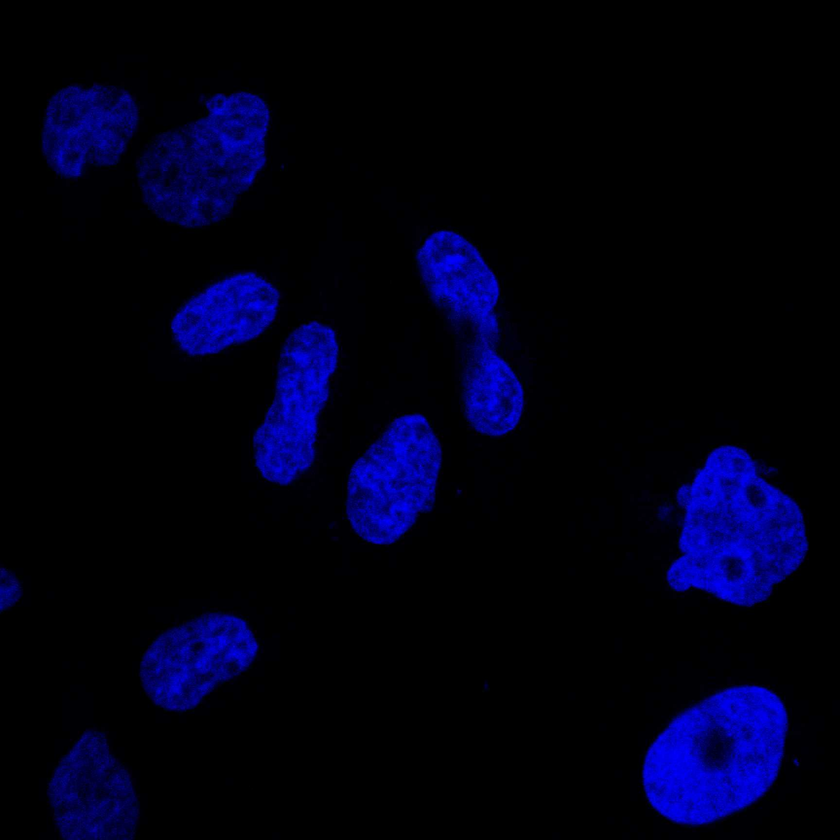
%> input picture HPA_data/IF/HPAdata/57_F11_1_blue.png, 840 x 840 px, shrunk from 1728 x 1728 before the run
$ octave --eval "result = fgseeds(rgb2gray(imread('../../../../../../../../HPA_data/IF/HPAdata/57_F11_1_blue.png')));"   (GNU Octave 9; MATLAB toolbox functions it lacks are replaced by stand-ins)
%> lines starting %> are read from the running program, lines starting %| are printed output that depends on the picture; in (x1, y1, x2, y2) boxes, pixels count from 0 and x2, y2 are one past the last pixel; in counts of white or black regions, pixels touching at a corner belong together; the program's own positions count from 1
function seeds = fgseeds( I, PIXSIZE, DISKSIZE, HLEVELS, NUCSIZE,ARRATIO)
% SEEDS = FGSEEDS( I, PIXSIZE, DISKSIZE, HLEVELS, NUCSIZE)
%
% Inputs: I = the nucleus image
%         PIXSIZE = the number of microns per pixels (default 0.125)
%         DISKSIZE = the diameter in microns if the blurring kernel
%            (default 2)
%         HLEVELS = the local threshold tolerance (default 27)
%         NUCSIZE = range of acceptable nuclei sizes (default [10 40])
%
% Output: SEEDS = the seed image, to be used with getvoronoi.m or
%            seededwatershed.m
%
% Justin Newberg
%   for Murphy Lab
%

% Copyright (C) 2008  Murphy Lab
% Carnegie Mellon University
%
% This program is free software; you can redistribute it and/or modify
% it under the terms of the GNU General Public License as published
% by the Free Software Foundation; either version 2 of the License,
% or (at your option) any later version.
%
% This program is distributed in the hope that it will be useful, but
% WITHOUT ANY WARRANTY; without even the implied warranty of
% MERCHANTABILITY or FITNESS FOR A PARTICULAR PURPOSE.  See the GNU
% General Public License for more details.
%
% You should have received a copy of the GNU General Public License
% along with this program; if not, write to the Free Software
% Foundation, Inc., 51 Franklin Street, Fifth Floor, Boston, MA
% 02110-1301, USA.
%
% For additional information visit http://murphylab.web.cmu.edu or
% send email to murphy@cmu.edu

if ~exist( 'PIXSIZE','var')
    PIXSIZE = 0.125;
end
if ~exist( 'HLEVELS','var')
    HLEVELS = 27;
end
if ~exist( 'DISKSIZE','var')
    DISKSIZE = 2;
end
if ~exist( 'NUCSIZE','var')
    NUCSIZE = [10 40];
end
if ~exist('ARRATIO','var')
    ARRATIO = 0.95;
end

minnucsize = NUCSIZE(1);
maxnucsize = NUCSIZE(2);


f = fspecial('disk',DISKSIZE/PIXSIZE/2);
g = imfilter( I, f, 'replicate');
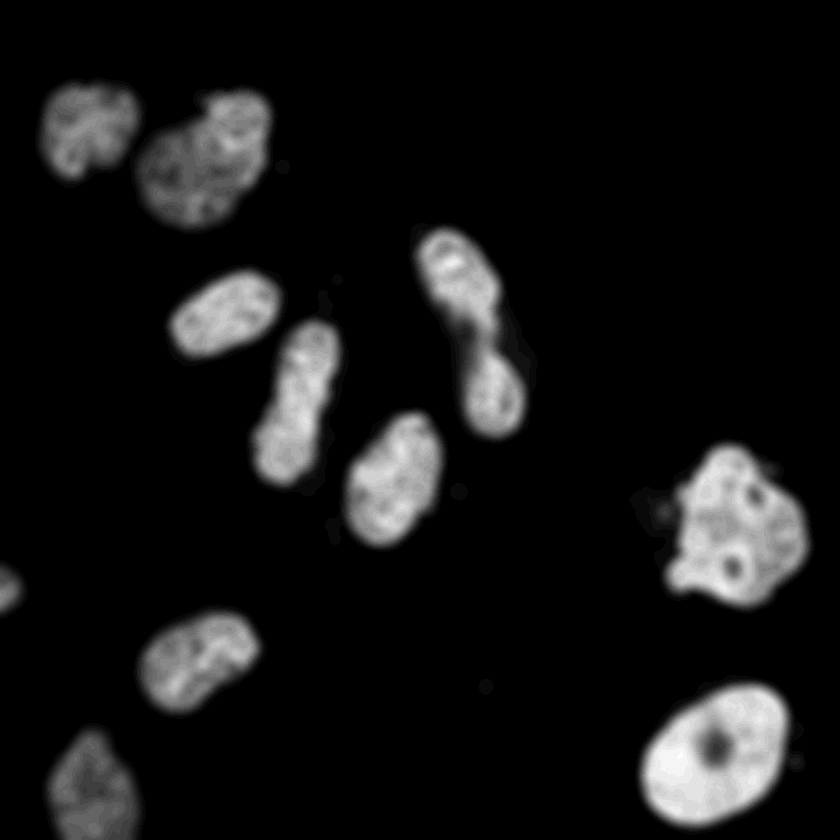
%> g: size 840x840 uint8; min 0, max 28, mean 2.4; drawn with min black and max white

% seeds = ~imextendedmin(g, HLEVELS);
seeds = imextendedmax(g, HLEVELS);
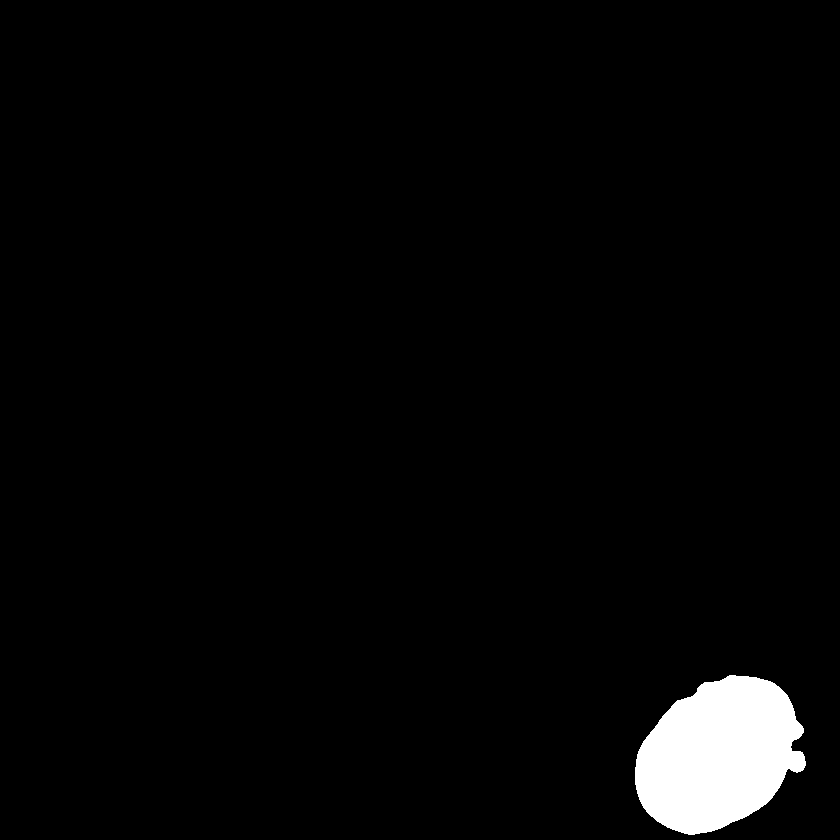
%> seeds: size 840x840 logical; 2.8% white; 1 white region, box (x1, y1, x2, y2) and area: (635, 675, 806, 835) 19494
seeds = imfill( seeds, 'holes');

bwl = bwlabel( seeds, 4);
stats = regionprops( bwl,'MajorAxisLength','Area');%,'ConvexArea');
%> stats = 1 region; Area and MajorAxisLength: 19494 183.8
majlen = zeros(length(stats),1);
% arratio = zeros(length(stats),1);
for i=1:length(stats)
    majlen(i) = stats(i).MajorAxisLength;
%    arratio(i)=stats(i).Area/stats(i).ConvexArea;
end
%> this loop made 1 pass
majlen = majlen*PIXSIZE;
%> majlen = 22.98

seeds = 255*uint8(seeds);
%idx = ismember(bwl,find(arratio<ARRATIO));
%seeds(idx) = 32;
idx = ismember(bwl,find(majlen<minnucsize));
%> idx: size 840x840 logical; every value is 0
seeds(idx) = 64;
idx = ismember(bwl,find(majlen>maxnucsize));
seeds(idx) = 128;
idx = ismember(bwl,find(majlen<minnucsize/2));
seeds(idx) = 0;

idx = seeds & ~imclearborder(seeds>0);
seeds(idx) = 128;

return

$ run again, on HPA_data/IF/HPAdata/57_F11_1_red.png
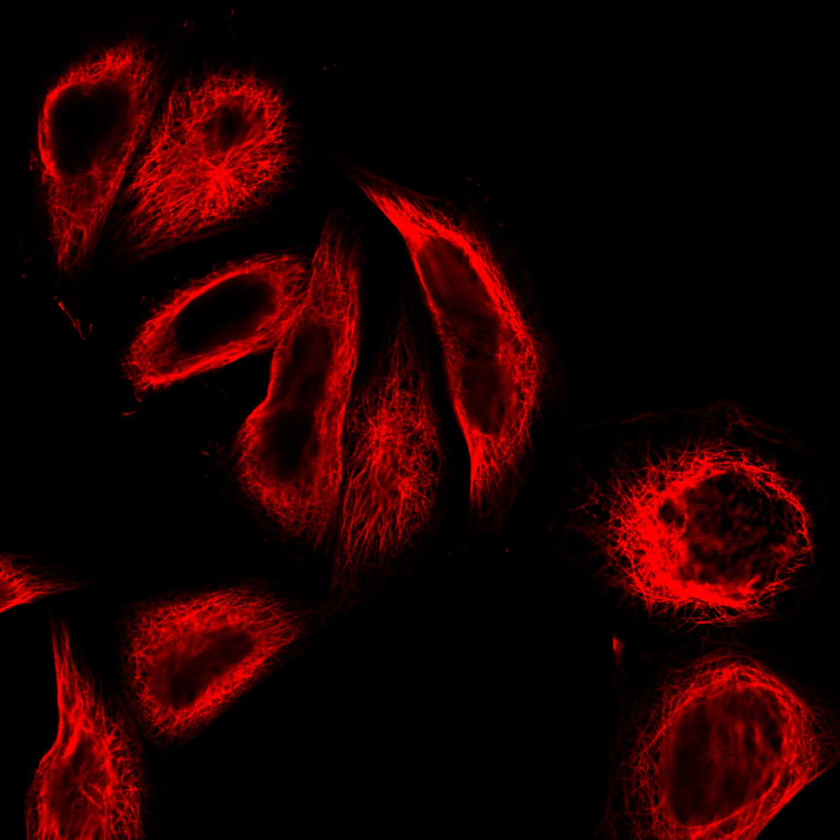
%> input picture HPA_data/IF/HPAdata/57_F11_1_red.png, 840 x 840 px, shrunk from 1728 x 1728 before the run
%> in fgseeds, `bwl = bwlabel( seeds, 4);`:
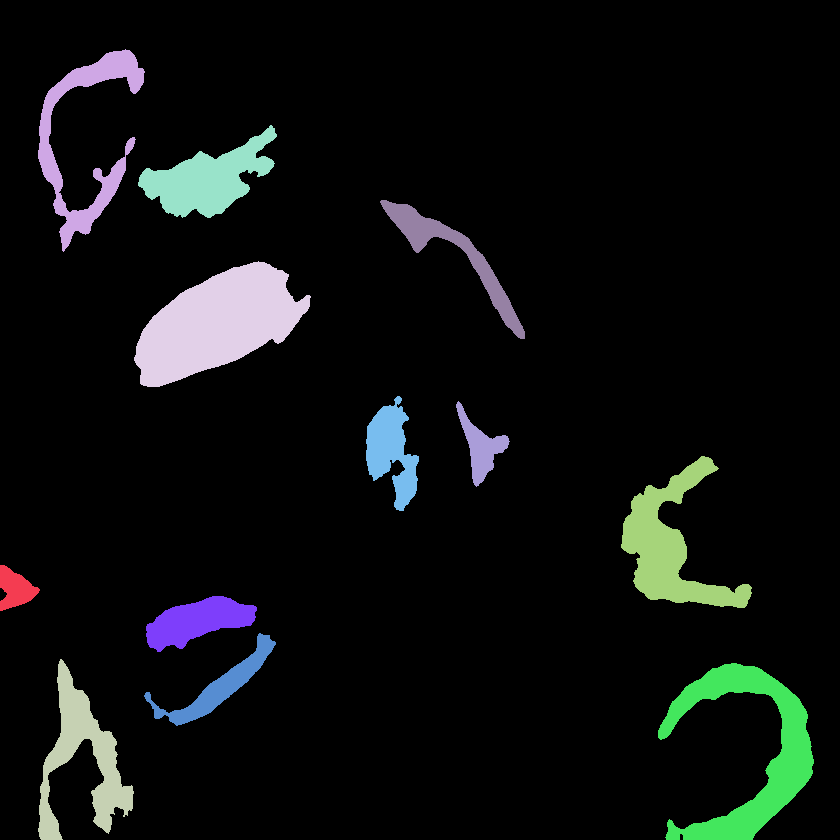
%> bwl: size 840x840 double; 13 distinct labels, from 0 to 12; one colour per label, 0 black
%> stats = 12 regions; largest, Area and MajorAxisLength: 12819 187.4, 9260 225.6, 7386 170.1, 5987 142.3, 5972 179.1
%> the loop in fgseeds, `for i=1:length(stats)` made 12 passes
%> after the loop in fgseeds, `for i=1:length(stats)`: majlen = [44.37; 244.7; 179.1; 187.4; 142.3; 157; 119.4; 108.3; 217.7; 75.12; 170.1; 225.6]
%> in fgseeds, `majlen = majlen*PIXSIZE;`: majlen = [5.55; 30.58; 22.39; 23.43; 17.79; 19.62; 14.92; 13.53; 27.21; 9.39; 21.26; 28.2]
%> in fgseeds, `seeds(idx) = 128;`:
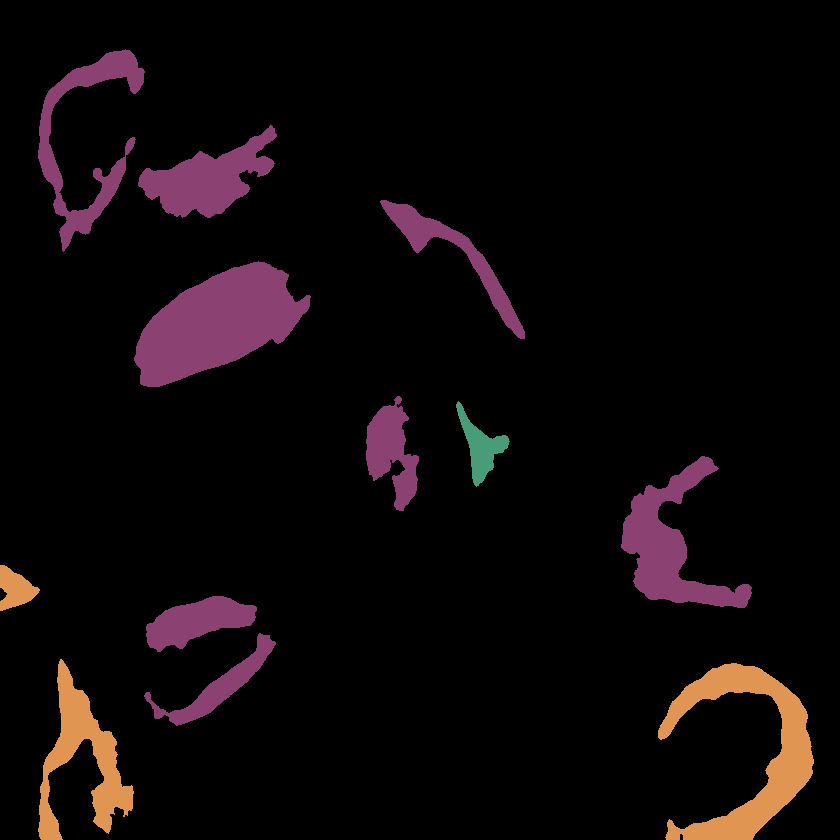
%> seeds: size 840x840 uint8; 4 distinct labels, from 0 to 255; one colour per label, 0 black
